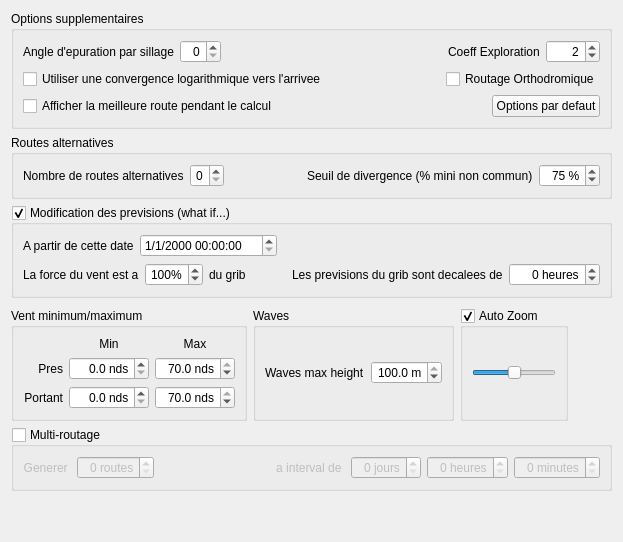
         <widget class="QWidget" name="advanced_tab">
          <attribute name="title">
           <string>Parametres avances</string>
          </attribute>
          <layout class="QVBoxLayout" name="verticalLayout_10">
           <item>
            <widget class="QGroupBox" name="groupBox_13">
             <property name="title">
              <string>Options supplementaires</string>
             </property>
             <layout class="QVBoxLayout" name="verticalLayout_12">
              <item>
               <layout class="QHBoxLayout" name="horizontalLayout_12">
                <item>
                 <widget class="QLabel" name="label_7">
                  <property name="text">
                   <string>Angle d'epuration par sillage</string>
                  </property>
                 </widget>
                </item>
                <item>
                 <widget class="QSpinBox" name="pruneWakeAngle">
                  <property name="toolTip">
                   <string/>
                  </property>
                  <property name="alignment">
                   <set>Qt::AlignRight|Qt::AlignTrailing|Qt::AlignVCenter</set>
                  </property>
                  <property name="maximum">
                   <number>60</number>
                  </property>
                 </widget>
                </item>
                <item>
                 <spacer name="horizontalSpacer_3">
                  <property name="orientation">
                   <enum>Qt::Horizontal</enum>
                  </property>
                  <property name="sizeHint" stdset="0">
                   <size>
                    <width>125</width>
                    <height>20</height>
                   </size>
                  </property>
                 </spacer>
                </item>
                <item>
                 <widget class="QLabel" name="label_13">
                  <property name="text">
                   <string>Coeff Exploration</string>
                  </property>
                 </widget>
                </item>
                <item>
                 <widget class="QSpinBox" name="explo">
                  <property name="alignment">
                   <set>Qt::AlignRight|Qt::AlignTrailing|Qt::AlignVCenter</set>
                  </property>
                  <property name="suffix">
                   <string/>
                  </property>
                  <property name="prefix">
                   <string/>
                  </property>
                  <property name="minimum">
                   <number>0</number>
                  </property>
                  <property name="maximum">
                   <number>1000</number>
                  </property>
                  <property name="singleStep">
                   <number>1</number>
                  </property>
                  <property name="value">
                   <number>2</number>
                  </property>
                 </widget>
                </item>
               </layout>
              </item>
              <item>
               <layout class="QHBoxLayout" name="horizontalLayout_13">
                <item>
                 <widget class="QCheckBox" name="log">
                  <property name="text">
                   <string>Utiliser une convergence logarithmique vers l'arrivee</string>
                  </property>
                 </widget>
                </item>
                <item>
                 <spacer name="horizontalSpacer_2">
                  <property name="orientation">
                   <enum>Qt::Horizontal</enum>
                  </property>
                  <property name="sizeHint" stdset="0">
                   <size>
                    <width>40</width>
                    <height>20</height>
                   </size>
                  </property>
                 </spacer>
                </item>
                <item>
                 <widget class="QCheckBox" name="RoutageOrtho">
                  <property name="text">
                   <string>Routage Orthodromique</string>
                  </property>
                 </widget>
                </item>
               </layout>
              </item>
              <item>
               <layout class="QHBoxLayout" name="horizontalLayout_14">
                <item>
                 <widget class="QCheckBox" name="showBestLive">
                  <property name="text">
                   <string>Afficher la meilleure route pendant le calcul</string>
                  </property>
                 </widget>
                </item>
                <item>
                 <spacer name="horizontalSpacer_4">
                  <property name="orientation">
                   <enum>Qt::Horizontal</enum>
                  </property>
                  <property name="sizeHint" stdset="0">
                   <size>
                    <width>40</width>
                    <height>20</height>
                   </size>
                  </property>
                 </spacer>
                </item>
                <item>
                 <widget class="QPushButton" name="Default">
                  <property name="text">
                   <string>Options par defaut</string>
                  </property>
                 </widget>
                </item>
               </layout>
              </item>
             </layout>
            </widget>
           </item>
           <item>
            <widget class="QGroupBox" name="groupBox_9">
             <property name="title">
              <string>Routes alternatives</string>
             </property>
             <layout class="QHBoxLayout" name="horizontalLayout_11">
              <item>
               <widget class="QLabel" name="label_18">
                <property name="text">
                 <string>Nombre de routes alternatives</string>
                </property>
               </widget>
              </item>
              <item>
               <widget class="QSpinBox" name="nbAlter">
                <property name="alignment">
                 <set>Qt::AlignRight|Qt::AlignTrailing|Qt::AlignVCenter</set>
                </property>
                <property name="minimum">
                 <number>0</number>
                </property>
                <property name="maximum">
                 <number>5</number>
                </property>
                <property name="value">
                 <number>0</number>
                </property>
               </widget>
              </item>
              <item>
               <spacer name="horizontalSpacer_6">
                <property name="orientation">
                 <enum>Qt::Horizontal</enum>
                </property>
                <property name="sizeHint" stdset="0">
                 <size>
                  <width>40</width>
                  <height>20</height>
                 </size>
                </property>
               </spacer>
              </item>
              <item>
               <widget class="QLabel" name="label_19">
                <property name="text">
                 <string>Seuil de divergence (% mini non commun)</string>
                </property>
               </widget>
              </item>
              <item>
               <widget class="QSpinBox" name="diver">
                <property name="alignment">
                 <set>Qt::AlignRight|Qt::AlignTrailing|Qt::AlignVCenter</set>
                </property>
                <property name="suffix">
                 <string> %</string>
                </property>
                <property name="minimum">
                 <number>0</number>
                </property>
                <property name="maximum">
                 <number>100</number>
                </property>
                <property name="value">
                 <number>75</number>
                </property>
               </widget>
              </item>
             </layout>
            </widget>
           </item>
           <item>
            <widget class="QGroupBox" name="whatIfUse">
             <property name="title">
              <string>Modification des previsions (what if...)</string>
             </property>
             <property name="checkable">
              <bool>true</bool>
             </property>
             <property name="checked">
              <bool>true</bool>
             </property>
             <layout class="QVBoxLayout" name="verticalLayout_13">
              <item>
               <layout class="QHBoxLayout" name="horizontalLayout_15">
                <item>
                 <widget class="QLabel" name="label_14">
                  <property name="text">
                   <string>A partir de cette date</string>
                  </property>
                 </widget>
                </item>
                <item>
                 <widget class="QDateTimeEdit" name="whatIfDate">
                  <property name="enabled">
                   <bool>true</bool>
                  </property>
                  <property name="displayFormat">
                   <string>M/d/yyyy hh:mm:ss</string>
                  </property>
                  <property name="timeSpec">
                   <enum>Qt::UTC</enum>
                  </property>
                 </widget>
                </item>
                <item>
                 <spacer name="horizontalSpacer_5">
                  <property name="orientation">
                   <enum>Qt::Horizontal</enum>
                  </property>
                  <property name="sizeHint" stdset="0">
                   <size>
                    <width>40</width>
                    <height>20</height>
                   </size>
                  </property>
                 </spacer>
                </item>
               </layout>
              </item>
              <item>
               <layout class="QHBoxLayout" name="horizontalLayout_7">
                <item>
                 <widget class="QLabel" name="label_15">
                  <property name="text">
                   <string>La force du vent est a</string>
                  </property>
                 </widget>
                </item>
                <item>
                 <layout class="QHBoxLayout" name="horizontalLayout_4">
                  <item>
                   <widget class="QSpinBox" name="whatIfWind">
                    <property name="enabled">
                     <bool>true</bool>
                    </property>
                    <property name="alignment">
                     <set>Qt::AlignRight|Qt::AlignTrailing|Qt::AlignVCenter</set>
                    </property>
                    <property name="suffix">
                     <string>%</string>
                    </property>
                    <property name="minimum">
                     <number>1</number>
                    </property>
                    <property name="maximum">
                     <number>200</number>
                    </property>
                    <property name="value">
                     <number>100</number>
                    </property>
                   </widget>
                  </item>
                  <item>
                   <widget class="QLabel" name="label_16">
                    <property name="text">
                     <string>du grib</string>
                    </property>
                   </widget>
                  </item>
                 </layout>
                </item>
                <item>
                 <spacer name="horizontalSpacer">
                  <property name="orientation">
                   <enum>Qt::Horizontal</enum>
                  </property>
                  <property name="sizeHint" stdset="0">
                   <size>
                    <width>40</width>
                    <height>20</height>
                   </size>
                  </property>
                 </spacer>
                </item>
                <item>
                 <widget class="QLabel" name="label_17">
                  <property name="text">
                   <string>Les previsions du grib sont decalees de</string>
                  </property>
                 </widget>
                </item>
                <item>
                 <widget class="QSpinBox" name="whatIfTime">
                  <property name="enabled">
                   <bool>true</bool>
                  </property>
                  <property name="alignment">
                   <set>Qt::AlignRight|Qt::AlignTrailing|Qt::AlignVCenter</set>
                  </property>
                  <property name="suffix">
                   <string> heures</string>
                  </property>
                  <property name="minimum">
                   <number>-240</number>
                  </property>
                  <property name="maximum">
                   <number>240</number>
                  </property>
                 </widget>
                </item>
               </layout>
              </item>
             </layout>
            </widget>
           </item>
           <item>
            <layout class="QHBoxLayout" name="horizontalLayout_3" stretch="0,0,0,0">
             <property name="topMargin">
              <number>4</number>
             </property>
             <item>
              <widget class="QGroupBox" name="groupBox_8">
               <property name="title">
                <string>Vent minimum/maximum</string>
               </property>
               <layout class="QGridLayout" name="gridLayout_4">
                <item row="1" column="2">
                 <widget class="QDoubleSpinBox" name="maxPres">
                  <property name="enabled">
                   <bool>true</bool>
                  </property>
                  <property name="minimumSize">
                   <size>
                    <width>80</width>
                    <height>0</height>
                   </size>
                  </property>
                  <property name="alignment">
                   <set>Qt::AlignRight|Qt::AlignTrailing|Qt::AlignVCenter</set>
                  </property>
                  <property name="suffix">
                   <string extracomment="nds"> nds</string>
                  </property>
                  <property name="decimals">
                   <number>1</number>
                  </property>
                  <property name="maximum">
                   <double>70.000000000000000</double>
                  </property>
                  <property name="value">
                   <double>70.000000000000000</double>
                  </property>
                 </widget>
                </item>
                <item row="0" column="1">
                 <widget class="QLabel" name="label_9">
                  <property name="text">
                   <string>Min</string>
                  </property>
                  <property name="alignment">
                   <set>Qt::AlignCenter</set>
                  </property>
                 </widget>
                </item>
                <item row="0" column="2">
                 <widget class="QLabel" name="label_10">
                  <property name="text">
                   <string>Max</string>
                  </property>
                  <property name="alignment">
                   <set>Qt::AlignCenter</set>
                  </property>
                 </widget>
                </item>
                <item row="2" column="0">
                 <widget class="QLabel" name="label_8">
                  <property name="text">
                   <string>Portant</string>
                  </property>
                  <property name="alignment">
                   <set>Qt::AlignRight|Qt::AlignTrailing|Qt::AlignVCenter</set>
                  </property>
                 </widget>
                </item>
                <item row="1" column="1">
                 <widget class="QDoubleSpinBox" name="minPres">
                  <property name="enabled">
                   <bool>true</bool>
                  </property>
                  <property name="minimumSize">
                   <size>
                    <width>80</width>
                    <height>0</height>
                   </size>
                  </property>
                  <property name="alignment">
                   <set>Qt::AlignRight|Qt::AlignTrailing|Qt::AlignVCenter</set>
                  </property>
                  <property name="suffix">
                   <string extracomment="nds"> nds</string>
                  </property>
                  <property name="decimals">
                   <number>1</number>
                  </property>
                  <property name="maximum">
                   <double>70.000000000000000</double>
                  </property>
                  <property name="value">
                   <double>0.000000000000000</double>
                  </property>
                 </widget>
                </item>
                <item row="2" column="1">
                 <widget class="QDoubleSpinBox" name="minPortant">
                  <property name="enabled">
                   <bool>true</bool>
                  </property>
                  <property name="alignment">
                   <set>Qt::AlignRight|Qt::AlignTrailing|Qt::AlignVCenter</set>
                  </property>
                  <property name="suffix">
                   <string extracomment="nds"> nds</string>
                  </property>
                  <property name="decimals">
                   <number>1</number>
                  </property>
                  <property name="maximum">
                   <double>70.000000000000000</double>
                  </property>
                  <property name="value">
                   <double>0.000000000000000</double>
                  </property>
                 </widget>
                </item>
                <item row="2" column="2">
                 <widget class="QDoubleSpinBox" name="maxPortant">
                  <property name="enabled">
                   <bool>true</bool>
                  </property>
                  <property name="alignment">
                   <set>Qt::AlignRight|Qt::AlignTrailing|Qt::AlignVCenter</set>
                  </property>
                  <property name="suffix">
                   <string extracomment="nds"> nds</string>
                  </property>
                  <property name="decimals">
                   <number>1</number>
                  </property>
                  <property name="maximum">
                   <double>70.000000000000000</double>
                  </property>
                  <property name="value">
                   <double>70.000000000000000</double>
                  </property>
                 </widget>
                </item>
                <item row="1" column="0">
                 <widget class="QLabel" name="label_6">
                  <property name="text">
                   <string>Pres</string>
                  </property>
                  <property name="alignment">
                   <set>Qt::AlignRight|Qt::AlignTrailing|Qt::AlignVCenter</set>
                  </property>
                 </widget>
                </item>
               </layout>
              </widget>
             </item>
             <item>
              <widget class="QGroupBox" name="groupBox_3">
               <property name="title">
                <string>Waves</string>
               </property>
               <layout class="QHBoxLayout" name="horizontalLayout_8">
                <item>
                 <widget class="QLabel" name="label_20">
                  <property name="text">
                   <string>Waves max height</string>
                  </property>
                 </widget>
                </item>
                <item>
                 <widget class="QDoubleSpinBox" name="maxWaveHeight">
                  <property name="alignment">
                   <set>Qt::AlignRight|Qt::AlignTrailing|Qt::AlignVCenter</set>
                  </property>
                  <property name="suffix">
                   <string> m</string>
                  </property>
                  <property name="decimals">
                   <number>1</number>
                  </property>
                  <property name="maximum">
                   <double>100.000000000000000</double>
                  </property>
                  <property name="singleStep">
                   <double>1.000000000000000</double>
                  </property>
                  <property name="value">
                   <double>100.000000000000000</double>
                  </property>
                 </widget>
                </item>
               </layout>
              </widget>
             </item>
             <item>
              <widget class="QGroupBox" name="autoZoom">
               <property name="title">
                <string>Auto Zoom</string>
               </property>
               <property name="checkable">
                <bool>true</bool>
               </property>
               <layout class="QVBoxLayout" name="verticalLayout_11">
                <item>
                 <widget class="QSlider" name="zoomLevel">
                  <property name="toolTip">
                   <string>Réglage du niveau de zoom (plus à droite = plus serré).
La différence est surtout sensible lors d'un routage en diagonale.</string>
                  </property>
                  <property name="minimum">
                   <number>1</number>
                  </property>
                  <property name="maximum">
                   <number>3</number>
                  </property>
                  <property name="pageStep">
                   <number>1</number>
                  </property>
                  <property name="sliderPosition">
                   <number>2</number>
                  </property>
                  <property name="orientation">
                   <enum>Qt::Horizontal</enum>
                  </property>
                  <property name="tickPosition">
                   <enum>QSlider::NoTicks</enum>
                  </property>
                  <property name="tickInterval">
                   <number>1</number>
                  </property>
                 </widget>
                </item>
               </layout>
              </widget>
             </item>
             <item>
              <spacer name="horizontalSpacer_8">
               <property name="orientation">
                <enum>Qt::Horizontal</enum>
               </property>
               <property name="sizeHint" stdset="0">
                <size>
                 <width>40</width>
                 <height>20</height>
                </size>
               </property>
              </spacer>
             </item>
            </layout>
           </item>
           <item>
            <widget class="QGroupBox" name="multi_routage">
             <property name="minimumSize">
              <size>
               <width>0</width>
               <height>0</height>
              </size>
             </property>
             <property name="title">
              <string>Multi-routage</string>
             </property>
             <property name="checkable">
              <bool>true</bool>
             </property>
             <property name="checked">
              <bool>false</bool>
             </property>
             <layout class="QHBoxLayout" name="horizontalLayout_6">
              <item>
               <widget class="QLabel" name="label_4">
                <property name="text">
                 <string>Generer </string>
                </property>
                <property name="alignment">
                 <set>Qt::AlignRight|Qt::AlignTrailing|Qt::AlignVCenter</set>
                </property>
               </widget>
              </item>
              <item>
               <widget class="QSpinBox" name="multi_nb">
                <property name="alignment">
                 <set>Qt::AlignRight|Qt::AlignTrailing|Qt::AlignVCenter</set>
                </property>
                <property name="suffix">
                 <string> routes</string>
                </property>
               </widget>
              </item>
              <item>
               <spacer name="horizontalSpacer_7">
                <property name="orientation">
                 <enum>Qt::Horizontal</enum>
                </property>
                <property name="sizeHint" stdset="0">
                 <size>
                  <width>40</width>
                  <height>20</height>
                 </size>
                </property>
               </spacer>
              </item>
              <item>
               <widget class="QLabel" name="label_5">
                <property name="text">
                 <string>a interval de </string>
                </property>
                <property name="alignment">
                 <set>Qt::AlignCenter</set>
                </property>
               </widget>
              </item>
              <item>
               <widget class="QSpinBox" name="multi_days">
                <property name="alignment">
                 <set>Qt::AlignRight|Qt::AlignTrailing|Qt::AlignVCenter</set>
                </property>
                <property name="suffix">
                 <string> jours</string>
                </property>
                <property name="maximum">
                 <number>20</number>
                </property>
               </widget>
              </item>
              <item>
               <widget class="QSpinBox" name="multi_hours">
                <property name="alignment">
                 <set>Qt::AlignRight|Qt::AlignTrailing|Qt::AlignVCenter</set>
                </property>
                <property name="suffix">
                 <string> heures</string>
                </property>
                <property name="prefix">
                 <string/>
                </property>
                <property name="maximum">
                 <number>23</number>
                </property>
               </widget>
              </item>
              <item>
               <widget class="QSpinBox" name="multi_min">
                <property name="alignment">
                 <set>Qt::AlignRight|Qt::AlignTrailing|Qt::AlignVCenter</set>
                </property>
                <property name="suffix">
                 <string> minutes</string>
                </property>
                <property name="minimum">
                 <number>0</number>
                </property>
                <property name="maximum">
                 <number>59</number>
                </property>
                <property name="singleStep">
                 <number>1</number>
                </property>
                <property name="value">
                 <number>0</number>
                </property>
               </widget>
              </item>
             </layout>
            </widget>
           </item>
           <item>
            <spacer name="verticalSpacer_2">
             <property name="orientation">
              <enum>Qt::Vertical</enum>
             </property>
             <property name="sizeHint" stdset="0">
              <size>
               <width>20</width>
               <height>40</height>
              </size>
             </property>
            </spacer>
           </item>
          </layout>
         </widget>
